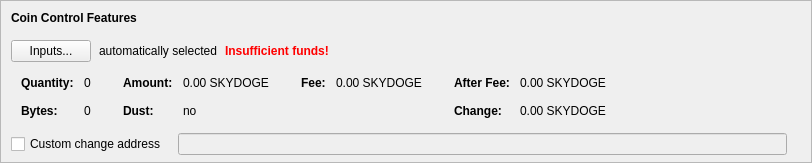
    <widget class="QFrame" name="frameCoinControl">
     <property name="sizePolicy">
      <sizepolicy hsizetype="Expanding" vsizetype="Expanding">
       <horstretch>0</horstretch>
       <verstretch>0</verstretch>
      </sizepolicy>
     </property>
     <property name="maximumSize">
      <size>
       <width>16777215</width>
       <height>16777215</height>
      </size>
     </property>
     <property name="frameShape">
      <enum>QFrame::StyledPanel</enum>
     </property>
     <property name="frameShadow">
      <enum>QFrame::Sunken</enum>
     </property>
     <layout class="QVBoxLayout" name="verticalLayoutCoinControl2">
      <property name="spacing">
       <number>0</number>
      </property>
      <property name="leftMargin">
       <number>0</number>
      </property>
      <property name="topMargin">
       <number>0</number>
      </property>
      <property name="rightMargin">
       <number>0</number>
      </property>
      <property name="bottomMargin">
       <number>6</number>
      </property>
      <item>
       <layout class="QVBoxLayout" name="verticalLayoutCoinControl" stretch="0,0,0,0,1">
        <property name="spacing">
         <number>0</number>
        </property>
        <property name="leftMargin">
         <number>10</number>
        </property>
        <property name="topMargin">
         <number>10</number>
        </property>
        <item>
         <layout class="QHBoxLayout" name="horizontalLayoutCoinControl1">
          <property name="bottomMargin">
           <number>15</number>
          </property>
          <item>
           <widget class="QLabel" name="labelCoinControlFeatures">
            <property name="sizePolicy">
             <sizepolicy hsizetype="Preferred" vsizetype="Maximum">
              <horstretch>0</horstretch>
              <verstretch>0</verstretch>
             </sizepolicy>
            </property>
            <property name="font">
             <font>
              <weight>75</weight>
              <bold>true</bold>
             </font>
            </property>
            <property name="styleSheet">
             <string notr="true">font-weight:bold;</string>
            </property>
            <property name="text">
             <string>Coin Control Features</string>
            </property>
           </widget>
          </item>
         </layout>
        </item>
        <item>
         <layout class="QHBoxLayout" name="horizontalLayoutCoinControl2" stretch="0,0,0,0">
          <property name="spacing">
           <number>8</number>
          </property>
          <property name="bottomMargin">
           <number>10</number>
          </property>
          <item>
           <widget class="QPushButton" name="pushButtonCoinControl">
            <property name="styleSheet">
             <string notr="true"/>
            </property>
            <property name="text">
             <string>Inputs...</string>
            </property>
            <property name="autoDefault">
             <bool>false</bool>
            </property>
           </widget>
          </item>
          <item>
           <widget class="QLabel" name="labelCoinControlAutomaticallySelected">
            <property name="text">
             <string>automatically selected</string>
            </property>
            <property name="margin">
             <number>5</number>
            </property>
           </widget>
          </item>
          <item>
           <widget class="QLabel" name="labelCoinControlInsuffFunds">
            <property name="font">
             <font>
              <weight>75</weight>
              <bold>true</bold>
             </font>
            </property>
            <property name="styleSheet">
             <string notr="true">color:red;font-weight:bold;</string>
            </property>
            <property name="text">
             <string>Insufficient funds!</string>
            </property>
            <property name="margin">
             <number>5</number>
            </property>
           </widget>
          </item>
          <item>
           <spacer name="horizontalSpacerCoinControl">
            <property name="orientation">
             <enum>Qt::Horizontal</enum>
            </property>
            <property name="sizeHint" stdset="0">
             <size>
              <width>40</width>
              <height>1</height>
             </size>
            </property>
           </spacer>
          </item>
         </layout>
        </item>
        <item>
         <widget class="QWidget" name="widgetCoinControl" native="true">
          <property name="sizePolicy">
           <sizepolicy hsizetype="Preferred" vsizetype="Preferred">
            <horstretch>0</horstretch>
            <verstretch>0</verstretch>
           </sizepolicy>
          </property>
          <property name="minimumSize">
           <size>
            <width>0</width>
            <height>0</height>
           </size>
          </property>
          <property name="styleSheet">
           <string notr="true"/>
          </property>
          <layout class="QHBoxLayout" name="horizontalLayoutCoinControl5">
           <property name="leftMargin">
            <number>0</number>
           </property>
           <property name="topMargin">
            <number>0</number>
           </property>
           <property name="rightMargin">
            <number>0</number>
           </property>
           <property name="bottomMargin">
            <number>0</number>
           </property>
           <item>
            <layout class="QHBoxLayout" name="horizontalLayoutCoinControl3" stretch="0,0,0,1">
             <property name="spacing">
              <number>20</number>
             </property>
             <property name="topMargin">
              <number>0</number>
             </property>
             <property name="bottomMargin">
              <number>10</number>
             </property>
             <item>
              <layout class="QFormLayout" name="formLayoutCoinControl1">
               <property name="horizontalSpacing">
                <number>10</number>
               </property>
               <property name="verticalSpacing">
                <number>14</number>
               </property>
               <property name="leftMargin">
                <number>10</number>
               </property>
               <property name="topMargin">
                <number>4</number>
               </property>
               <property name="rightMargin">
                <number>6</number>
               </property>
               <item row="0" column="0">
                <widget class="QLabel" name="labelCoinControlQuantityText">
                 <property name="font">
                  <font>
                   <weight>75</weight>
                   <bold>true</bold>
                  </font>
                 </property>
                 <property name="text">
                  <string>Quantity:</string>
                 </property>
                 <property name="margin">
                  <number>0</number>
                 </property>
                </widget>
               </item>
               <item row="0" column="1">
                <widget class="QLabel" name="labelCoinControlQuantity">
                 <property name="cursor">
                  <cursorShape>IBeamCursor</cursorShape>
                 </property>
                 <property name="contextMenuPolicy">
                  <enum>Qt::ActionsContextMenu</enum>
                 </property>
                 <property name="text">
                  <string notr="true">0</string>
                 </property>
                 <property name="margin">
                  <number>0</number>
                 </property>
                 <property name="textInteractionFlags">
                  <set>Qt::LinksAccessibleByMouse|Qt::TextSelectableByKeyboard|Qt::TextSelectableByMouse</set>
                 </property>
                </widget>
               </item>
               <item row="1" column="0">
                <widget class="QLabel" name="labelCoinControlBytesText">
                 <property name="font">
                  <font>
                   <weight>75</weight>
                   <bold>true</bold>
                  </font>
                 </property>
                 <property name="text">
                  <string>Bytes:</string>
                 </property>
                </widget>
               </item>
               <item row="1" column="1">
                <widget class="QLabel" name="labelCoinControlBytes">
                 <property name="cursor">
                  <cursorShape>IBeamCursor</cursorShape>
                 </property>
                 <property name="contextMenuPolicy">
                  <enum>Qt::ActionsContextMenu</enum>
                 </property>
                 <property name="text">
                  <string notr="true">0</string>
                 </property>
                 <property name="textInteractionFlags">
                  <set>Qt::LinksAccessibleByMouse|Qt::TextSelectableByKeyboard|Qt::TextSelectableByMouse</set>
                 </property>
                </widget>
               </item>
              </layout>
             </item>
             <item>
              <layout class="QFormLayout" name="formLayoutCoinControl2">
               <property name="horizontalSpacing">
                <number>10</number>
               </property>
               <property name="verticalSpacing">
                <number>14</number>
               </property>
               <property name="leftMargin">
                <number>6</number>
               </property>
               <property name="topMargin">
                <number>4</number>
               </property>
               <property name="rightMargin">
                <number>6</number>
               </property>
               <item row="0" column="0">
                <widget class="QLabel" name="labelCoinControlAmountText">
                 <property name="font">
                  <font>
                   <weight>75</weight>
                   <bold>true</bold>
                  </font>
                 </property>
                 <property name="text">
                  <string>Amount:</string>
                 </property>
                 <property name="margin">
                  <number>0</number>
                 </property>
                </widget>
               </item>
               <item row="0" column="1">
                <widget class="QLabel" name="labelCoinControlAmount">
                 <property name="cursor">
                  <cursorShape>IBeamCursor</cursorShape>
                 </property>
                 <property name="contextMenuPolicy">
                  <enum>Qt::ActionsContextMenu</enum>
                 </property>
                 <property name="text">
                  <string notr="true">0.00 SKYDOGE</string>
                 </property>
                 <property name="textInteractionFlags">
                  <set>Qt::LinksAccessibleByMouse|Qt::TextSelectableByKeyboard|Qt::TextSelectableByMouse</set>
                 </property>
                </widget>
               </item>
               <item row="1" column="0">
                <widget class="QLabel" name="labelCoinControlLowOutputText">
                 <property name="font">
                  <font>
                   <weight>75</weight>
                   <bold>true</bold>
                  </font>
                 </property>
                 <property name="text">
                  <string>Dust:</string>
                 </property>
                </widget>
               </item>
               <item row="1" column="1">
                <widget class="QLabel" name="labelCoinControlLowOutput">
                 <property name="cursor">
                  <cursorShape>IBeamCursor</cursorShape>
                 </property>
                 <property name="contextMenuPolicy">
                  <enum>Qt::ActionsContextMenu</enum>
                 </property>
                 <property name="text">
                  <string notr="true">no</string>
                 </property>
                 <property name="textInteractionFlags">
                  <set>Qt::LinksAccessibleByMouse|Qt::TextSelectableByKeyboard|Qt::TextSelectableByMouse</set>
                 </property>
                </widget>
               </item>
              </layout>
             </item>
             <item>
              <layout class="QFormLayout" name="formLayoutCoinControl3">
               <property name="horizontalSpacing">
                <number>10</number>
               </property>
               <property name="verticalSpacing">
                <number>14</number>
               </property>
               <property name="leftMargin">
                <number>6</number>
               </property>
               <property name="topMargin">
                <number>4</number>
               </property>
               <property name="rightMargin">
                <number>6</number>
               </property>
               <item row="0" column="0">
                <widget class="QLabel" name="labelCoinControlFeeText">
                 <property name="font">
                  <font>
                   <weight>75</weight>
                   <bold>true</bold>
                  </font>
                 </property>
                 <property name="text">
                  <string>Fee:</string>
                 </property>
                 <property name="margin">
                  <number>0</number>
                 </property>
                </widget>
               </item>
               <item row="0" column="1">
                <widget class="QLabel" name="labelCoinControlFee">
                 <property name="cursor">
                  <cursorShape>IBeamCursor</cursorShape>
                 </property>
                 <property name="contextMenuPolicy">
                  <enum>Qt::ActionsContextMenu</enum>
                 </property>
                 <property name="text">
                  <string notr="true">0.00 SKYDOGE</string>
                 </property>
                 <property name="textInteractionFlags">
                  <set>Qt::LinksAccessibleByMouse|Qt::TextSelectableByKeyboard|Qt::TextSelectableByMouse</set>
                 </property>
                </widget>
               </item>
              </layout>
             </item>
             <item>
              <layout class="QFormLayout" name="formLayoutCoinControl4">
               <property name="horizontalSpacing">
                <number>10</number>
               </property>
               <property name="verticalSpacing">
                <number>14</number>
               </property>
               <property name="leftMargin">
                <number>6</number>
               </property>
               <property name="topMargin">
                <number>4</number>
               </property>
               <property name="rightMargin">
                <number>6</number>
               </property>
               <item row="0" column="0">
                <widget class="QLabel" name="labelCoinControlAfterFeeText">
                 <property name="font">
                  <font>
                   <weight>75</weight>
                   <bold>true</bold>
                  </font>
                 </property>
                 <property name="text">
                  <string>After Fee:</string>
                 </property>
                 <property name="margin">
                  <number>0</number>
                 </property>
                </widget>
               </item>
               <item row="0" column="1">
                <widget class="QLabel" name="labelCoinControlAfterFee">
                 <property name="cursor">
                  <cursorShape>IBeamCursor</cursorShape>
                 </property>
                 <property name="contextMenuPolicy">
                  <enum>Qt::ActionsContextMenu</enum>
                 </property>
                 <property name="text">
                  <string notr="true">0.00 SKYDOGE</string>
                 </property>
                 <property name="textInteractionFlags">
                  <set>Qt::LinksAccessibleByMouse|Qt::TextSelectableByKeyboard|Qt::TextSelectableByMouse</set>
                 </property>
                </widget>
               </item>
               <item row="1" column="0">
                <widget class="QLabel" name="labelCoinControlChangeText">
                 <property name="font">
                  <font>
                   <weight>75</weight>
                   <bold>true</bold>
                  </font>
                 </property>
                 <property name="text">
                  <string>Change:</string>
                 </property>
                </widget>
               </item>
               <item row="1" column="1">
                <widget class="QLabel" name="labelCoinControlChange">
                 <property name="cursor">
                  <cursorShape>IBeamCursor</cursorShape>
                 </property>
                 <property name="contextMenuPolicy">
                  <enum>Qt::ActionsContextMenu</enum>
                 </property>
                 <property name="text">
                  <string notr="true">0.00 SKYDOGE</string>
                 </property>
                 <property name="textInteractionFlags">
                  <set>Qt::LinksAccessibleByMouse|Qt::TextSelectableByKeyboard|Qt::TextSelectableByMouse</set>
                 </property>
                </widget>
               </item>
              </layout>
             </item>
            </layout>
           </item>
          </layout>
         </widget>
        </item>
        <item>
         <layout class="QHBoxLayout" name="horizontalLayoutCoinControl4" stretch="0,0,0">
          <property name="spacing">
           <number>12</number>
          </property>
          <property name="sizeConstraint">
           <enum>QLayout::SetDefaultConstraint</enum>
          </property>
          <property name="topMargin">
           <number>5</number>
          </property>
          <property name="rightMargin">
           <number>5</number>
          </property>
          <item>
           <widget class="QCheckBox" name="checkBoxCoinControlChange">
            <property name="toolTip">
             <string>If this is activated, but the change address is empty or invalid, change will be sent to a newly generated address.</string>
            </property>
            <property name="text">
             <string>Custom change address</string>
            </property>
           </widget>
          </item>
          <item>
           <widget class="QValidatedLineEdit" name="lineEditCoinControlChange">
            <property name="enabled">
             <bool>false</bool>
            </property>
            <property name="sizePolicy">
             <sizepolicy hsizetype="Expanding" vsizetype="Fixed">
              <horstretch>0</horstretch>
              <verstretch>0</verstretch>
             </sizepolicy>
            </property>
           </widget>
          </item>
          <item>
           <widget class="QLabel" name="labelCoinControlChangeLabel">
            <property name="sizePolicy">
             <sizepolicy hsizetype="Preferred" vsizetype="Expanding">
              <horstretch>0</horstretch>
              <verstretch>0</verstretch>
             </sizepolicy>
            </property>
            <property name="minimumSize">
             <size>
              <width>0</width>
              <height>0</height>
             </size>
            </property>
            <property name="text">
             <string/>
            </property>
            <property name="margin">
             <number>3</number>
            </property>
           </widget>
          </item>
         </layout>
        </item>
        <item>
         <spacer name="verticalSpacerCoinControl">
          <property name="orientation">
           <enum>Qt::Vertical</enum>
          </property>
          <property name="sizeHint" stdset="0">
           <size>
            <width>800</width>
            <height>1</height>
           </size>
          </property>
         </spacer>
        </item>
       </layout>
      </item>
     </layout>
    </widget>
